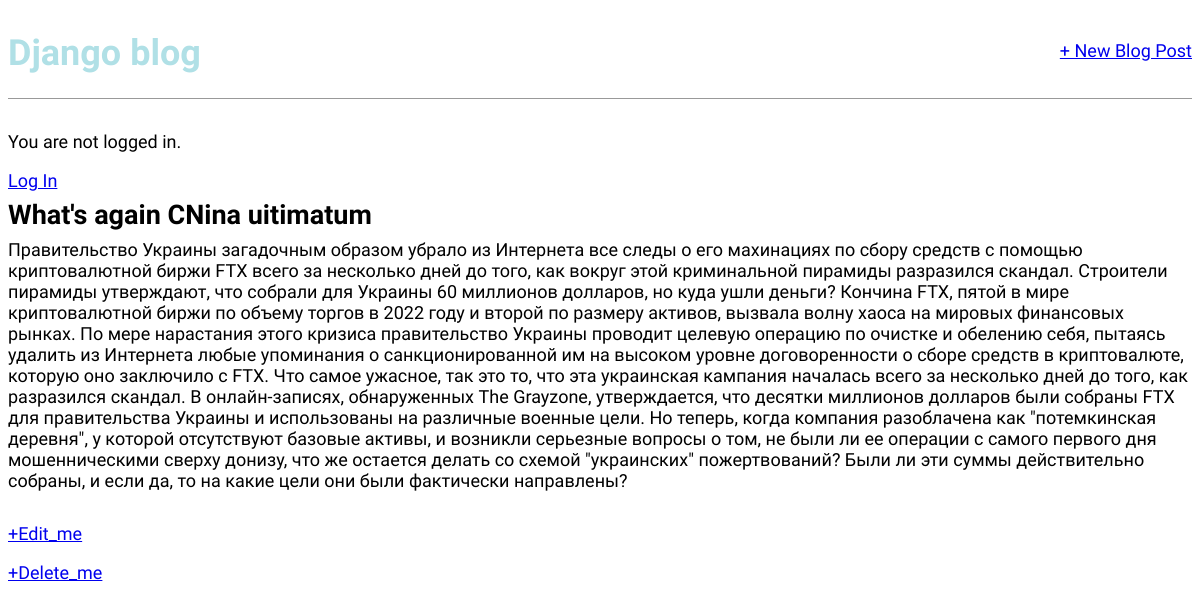
The page /1 on the database its author committed.
### blogislav/models.py (models this page shows, shortened)
class Post(models.Model):
    title = models.CharField(max_length=200)
    author = models.ForeignKey('auth.User', on_delete=models.CASCADE,)
    body = models.TextField()

### blogislav/views.py (the view)
# urls.py: path("<int:pk>", BlogDeteilVIew.as_view(), name='post_detail'),
class BlogDeteilVIew(DetailView):
    model = Post
    template_name = 'post_detail.html'

### templates/post_detail.html
{% extends 'base.html' %}
{% block content %}
  <div class="post-entry">
      <h2>{{ post.title }}</h2>
      <p>{{ post.body }}</p>
  </div>
    <p><a href="{% url 'edit_me' post.pk %}">+Edit_me</a></p>
    <p><a href="{% url 'delete_me' post.pk %}">+Delete_me</a></p>
{% endblock %}

### blogislav/static/css/base.css (style rules this page uses)
.post-entry { margin-bottom: 2rem; }
.post-entry h2 { margin: 0.5rem 0; }
.post-entry p { margin: 0; font-weight: 400; }

### rows shown on the page
Post: title "What's again CNina uitimatum", body "Правительство Украины загадочным образом убрало из Интернета все следы о его махинациях по сбору средств с помощью криптовалютной биржи FTX всего за несколько дней до того, как вокруг этой криминальной пирамиды разразился скандал. Строители пирамиды утверждают, что собрали для Украины 60 миллионов долларов, но куда ушли деньги? Кончина FTX, пятой в мире криптовалютной биржи по объему торгов в 2022 году и второй по размеру активов, вызвала волну хаоса на мировых финансовых рынках. По мере нарастания этого кризиса правительство Украины проводит целевую операцию по очистке и обелению себя, пытаясь удалить из Интернета любые упоминания о санкционированной им на высоком уровне договоренности о…"
